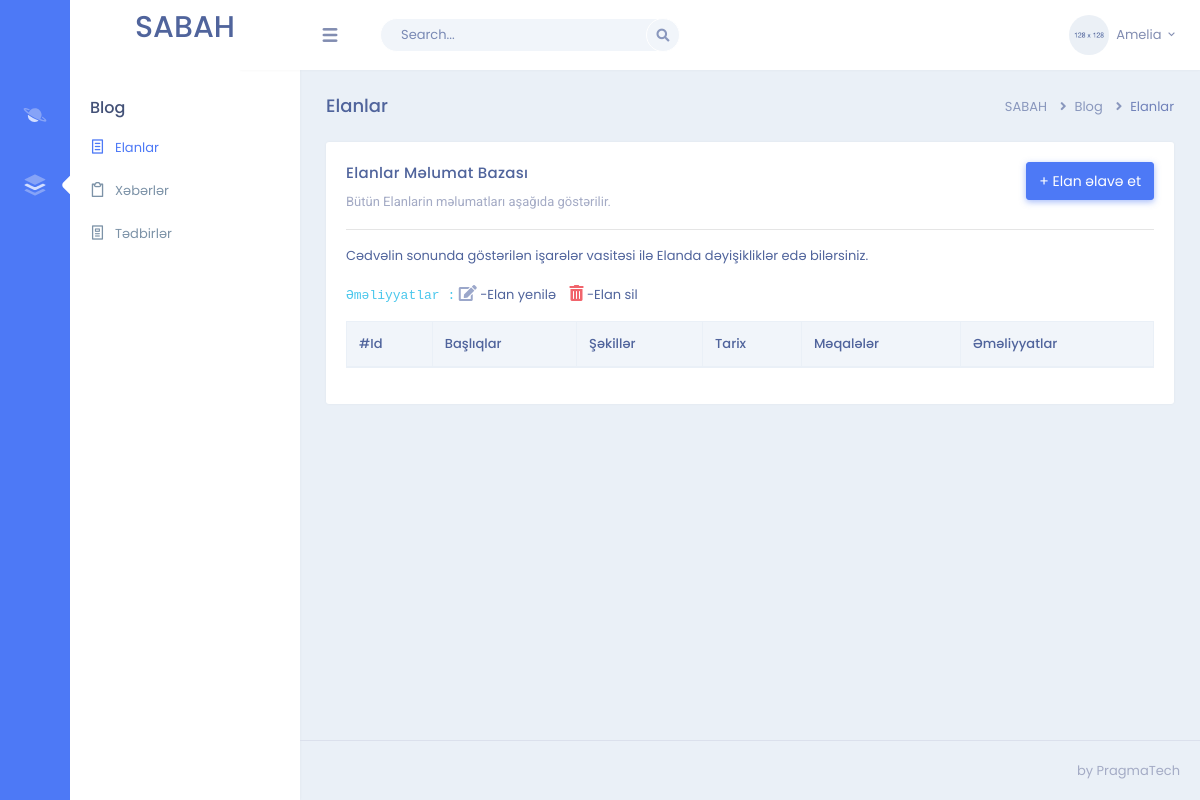
Before: /admin-announcement with the older database file.
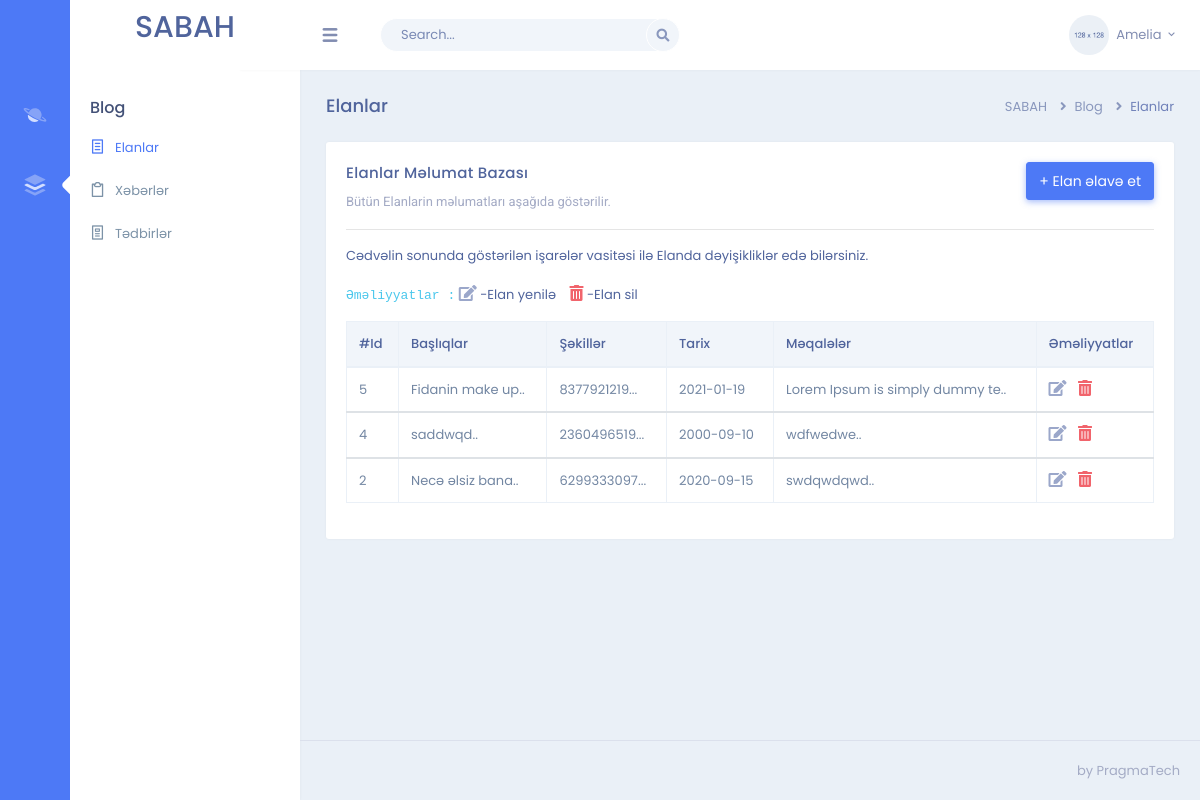
After: the same page with the newer database file.
### sabah/models.py (models this page shows, shortened)
class Blog(db.Model):
    id = db.Column(db.Integer, primary_key=True)
    title = db.Column(db.String(250), nullable=False)
    image = db.Column(db.String(255), nullable=True)
    text = db.Column(db.Text, nullable=False)
    add_date = db.Column(db.DateTime, nullable=False, default=datetime.utcnow)
    type = db.Column(db.Integer, default=1)

### sabah/admin/routes.py (the view)
@admin.route('/admin-announcement', methods=['GET', 'POST'])
def admin_announcement():
     announcement = Blog.query.filter_by(type=3).order_by(Blog.id.desc())
     return render_template('admin/admin-announcement.html', announcement=announcement)

### sabah/templates/admin/admin-announcement.html (shortened to what this page needs)
{% extends '/admin/admin-layout.html' %}
{% block body %}
<div class="page-content">
    <div class="container-fluid">
        <div class="row">
            <div class="col-sm-12">
                <div class="page-title-box">
                    <div class="float-right">
                        <ol class="breadcrumb">
                            <li class="breadcrumb-item"><a href="javascript:void(0);">SABAH</a></li>
                            <li class="breadcrumb-item"><a href="javascript:void(0);">Blog</a></li>
                            <li class="breadcrumb-item active">Elanlar</li>
                        </ol>
                    </div>
                    <h4 class="page-title">Elanlar</h4>
                </div>
            </div>
        </div>
        <div class="row">
            <div class="col-12">
                <div class="card">
                    <div class="card-body">
                        <a href="{{url_for("admin.announcement_create")}}"><button type="button"
                                class="btn btn-primary waves-effect waves-light float-right mb-3" data-toggle="modal"
                                data-animation="bounce" data-target=".bs-example-modal-lg">+
                                Elan əlavə et</button></a>
                        <h4 class="mt-0 header-title">Elanlar Məlumat Bazası</h4>
                        <p class="text-muted mb-3">Bütün Elanlarin məlumatları aşağıda göstərilir.<hr>
                            Cədvəlin sonunda göstərilən işarələr vasitəsi ilə Elanda dəyişikliklər edə bilərsiniz.<br><br>
                            <code>Əməliyyatlar :</code> <i class="fas fa-edit text-info font-16"></i> -Elan yenilə <i
                                    class="fas fa-trash-alt text-danger font-16" style="margin-left: 10px;"></i> -Elan sil
                        </p>
                        <table id="datatable" class="table table-bordered dt-responsive nowrap"
                            style="border-collapse: collapse; border-spacing: 0; width: 100%;">
                            <thead>
                                <tr>
                                    <th>#Id</th>
                                    <th>Başlıqlar</th>
                                    <th>Şəkillər</th>
                                    <th>Tarix</th>
                                    <th>Məqalələr</th>
                                    <th>Əməliyyatlar</th>
                                </tr>
                            </thead>
                            {% for announce in announcement %}
                            <tbody>
                                <tr>
                                    <td>{{ announce.id }}</td>
                                    <td>{{ announce.title[:15] +'..' }}</td>
                                    <td>{{ announce.image[:10] + '...'}}</td>
                                    <td>{{ announce.add_date.strftime('%Y-%m-%d') }}</td>
                                    <td>{{ announce.text[:30] +'..' }}</td>
                                    <td>
                                        <a href="{{ url_for('admin.announcement_update', ann_id=announce.id) }}" class="mr-2"><i class="fas fa-edit text-info font-16"></i></a>
                                        <a href="{{ url_for('admin.announcement_delete', ann_id=announce.id) }}"><i class="fas fa-trash-alt text-danger font-16"></i></a>
                                    </td>
                                </tr>
                            </tbody>
                            {% endfor %}
                        </table>
                    </div>
                </div>
            </div>
        </div>
    </div>
</div>
</div>
{% endblock %}

### sabah/templates/admin/admin-layout.html (shortened to what this page needs)
<!DOCTYPE html>
<html lang="en">
<head>
    <link href="{{ url_for('static', filename='css/bootstrap.min.css') }}" rel="stylesheet" type="text/css" />
    <link href="{{ url_for('static', filename='css/icons.css') }}" rel="stylesheet" type="text/css" />
    <link href="{{ url_for('static', filename='css/metisMenu.min.css') }}" rel="stylesheet" type="text/css" />
    <link href="{{ url_for('static', filename='css/style_admin.css') }}" rel="stylesheet" type="text/css" />
</head>
<body>
    <div class="topbar">
        <div class="topbar-left">
            <h2>SABAH</h2>
        </div>
        <nav class="navbar-custom">
            <ul class="list-unstyled topbar-nav float-right mb-0">
                <li class="dropdown">
                    <a class="nav-link dropdown-toggle waves-effect waves-light nav-user" data-toggle="dropdown"
                        href="#" role="button" aria-haspopup="false" aria-expanded="false">
                        <img src="{{ url_for('static', filename='img/user-4.jpg') }}" alt="profile-user"
                            class="rounded-circle" />
                        <span class="ml-1 nav-user-name hidden-sm">Amelia <i class="mdi mdi-chevron-down"></i> </span>
                    </a>
                </li>
            </ul>
            <ul class="list-unstyled topbar-nav mb-0">
                <li>
                    <button class="button-menu-mobile nav-link waves-effect waves-light">
                        <i class="dripicons-menu nav-icon"></i>
                    </button>
                </li>
                <li class="hide-phone app-search">
                    <form role="search" class="">
                        <input type="text" placeholder="Search..." class="form-control">
                        <a href=""><i class="fas fa-search"></i></a>
                    </form>
                </li>
            </ul>
        </nav>
    </div>
    <div class="page-wrapper">
        <div class="left-sidenav">
            <div class="main-icon-menu">
                <nav class="nav">
                    <a href="#Anasehife" class="nav-link" data-toggle="tooltip-custom" data-placement="top" title=""
                        data-original-title="Ana səhifə">
                    </a>
                    <a href="#Xeberler" class="nav-link" data-toggle="tooltip-custom" data-placement="top" title=""
                        data-original-title="Blog">
                    </a>
                </nav>
            </div>
            <div class="main-menu-inner">
                <div class="menu-body slimscroll">
                    <div id="Xeberler" class="main-icon-menu-pane">
                        <div class="title-box">
                            <h6 class="menu-title">Blog</h6>
                        </div>
                        <ul class="nav">
                            <li class="nav-item"><a class="nav-link" href="{{ url_for('admin.admin_announcement') }}"><i
                                        class="dripicons-blog"></i>Elanlar</a></li>
                            <li class="nav-item"><a class="nav-link" href="{{ url_for('admin.admin_news') }}"><i
                                        class="dripicons-clipboard"></i>Xəbərlər</a></li>
                            <li class="nav-item"><a class="nav-link" href="{{ url_for('admin.admin_event') }}"><i
                                        class="dripicons-article"></i>Tədbirlər</a></li>
                        </ul>
                    </div>
                </div>
            </div>
        </div>
        {% block body %}{% endblock %}
    <footer class="footer text-center text-sm-left">
        &copy; 2020 SABAH <span class="text-muted d-none d-sm-inline-block float-right">by PragmaTech</span>
    </footer>
</body>
</html>

Changed rows visible on the page:
added Blog: id "5", title "Fidanin make up..", image "8377921219...", add_date "2021-01-19", text "Lorem Ipsum is simply dummy te.."
now on this page (row edited): Blog: id "4", title "saddwqd..", image "2360496519...", add_date "2000-09-10", text "wdfwedwe.."
now on this page (row edited): Blog: id "2", title "Necə əlsiz bana..", image "6299333097...", add_date "2020-09-15", text "swdqwdqwd.."
